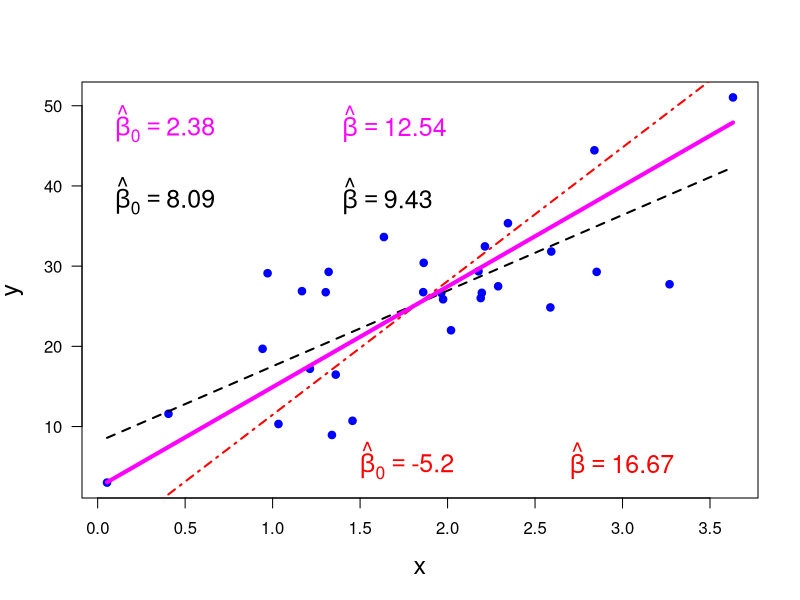

Reproduce this figure in R.
print('file: EIVgeometric.R')
print(date())
# purpose: errors in variables (EIV), geometric line 
# created by: Dieter.Wolf-Gladrow@awi.de  2/2024 version 1.0
# ---------------------------------------------------------
# (1) Generate artificial data that look a bit similar to N:P data (Redfield)
# -----------------------------------------------------------
  set.seed(1953)
  SlopeTrue = 15 # true slope (N:P in mol/mol)
  IcTrue = -2.5    # true intercept not equal 0 (negative -> P is > 0 at N=0)
  n = 30           # sample size
  sigx = 0.5
  sigy = 5*sigx # sigy/sigx is not equal to 1 or equal to SlopeTrue
  # (1a) true xi (<-> PO4) values from a normal distribution:
  ximean = 1.9    # mean x concentration
  xisigma = 0.7   # standard deviation
  xi = rnorm(n,ximean,xisigma)
  # (1b) true zeta (<-> NO3) values
  zeta = SlopeTrue*xi+IcTrue
  # (1c) add normal noise (independent from each other) with mean 0:
  errx = rnorm(n,0,sigx)
  erry = rnorm(n,0,sigy)
  x = xi+errx     # 'observed' values
  y = zeta+erry   # 'observed' values
  # -----------------------------------------------------------
  # (2) Simple linear regression (SLR): y on x
  # -----------------------------------------------------------
  SLRyonx = lm(y ~ x)
  SlopeYonX = as.numeric(SLRyonx$coefficients[2])
  IcYonX = as.numeric(SLRyonx$coefficients[1])
  # -----------------------------------------------------------
  # (3)  Simple linear regression (SLR): x on y
  # -----------------------------------------------------------
  SLRyonx = lm(x ~ y)
  b = as.numeric(SLRyonx$coefficients[2])
  a = as.numeric(SLRyonx$coefficients[1])
  # x=b*y+a -> y = (x-a)/b -> slope = 1/b; 
  SlopeXonY = 1/b
  IcXonY = -a/b
  # -----------------------------------------------------------
  # (4) Geometric mean of regression slopes:
  # -----------------------------------------------------------
  SlopeGeo = sqrt(SlopeYonX*SlopeXonY)
  # centroid (Schwerpunkt)
  xc = mean(x); yc = mean(y)
  # line with slope SlopeGeo through centroid:
  # y-yc = SlopeGeo*(x-xc)
  # x = 0 -> y = IcGeo = yc-SlopeGeo*xc
  IcGeo = yc-SlopeGeo*xc
  # -----------------------------------------------------------
  # (5) Plot data & regression lines:
  # -----------------------------------------------------------
  sflag = 1
  if (sflag == 1) {
  # png('EIVgeometric240214.png',width=16,height=16,units='cm',res=300)
  plot(x,y,type='p',lwd=4,col='blue',xlab='x',ylab='y',las=1,cex=0.6,cex.lab=1.5)
  xp = c(min(x),max(x))
  yRyonx = SlopeYonX*xp+IcYonX 
  lines(xp,yRyonx,col='black',lwd=2,lty=2)
  yRxony = SlopeXonY*xp+IcXonY 
  lines(xp,yRxony,col='red',lwd=2,lty=4)
  yGeo = SlopeGeo*xp+IcGeo 
  lines(xp,yGeo,col='magenta',lwd=4,lty=1)
  b0r = round(IcGeo,2)
  text(0,47,bquote(~hat(beta)[0]  == .(b0r)),col='magenta',pos=4,cex=1.5)
  br = round(SlopeGeo,2)
  text(1.3,47,bquote(~hat(beta)  == .(br)),col='magenta',pos=4,cex=1.5)
  b0r = round(IcYonX,2)
  text(0,38,bquote(~hat(beta)[0]  == .(b0r)),col='black',pos=4,cex=1.5)
  br = round(SlopeYonX,2)
  text(1.3,38,bquote(~hat(beta)  == .(br)),col='black',pos=4,cex=1.5)
  b0r = round(IcXonY,2)
  text(1.4,5,bquote(~hat(beta)[0]  == .(b0r)),col='red',pos=4,cex=1.5)
  br = round(SlopeXonY,2)
  text(2.6,5,bquote(~hat(beta)  == .(br)),col='red',pos=4,cex=1.5)
  # dev.off()
  }
